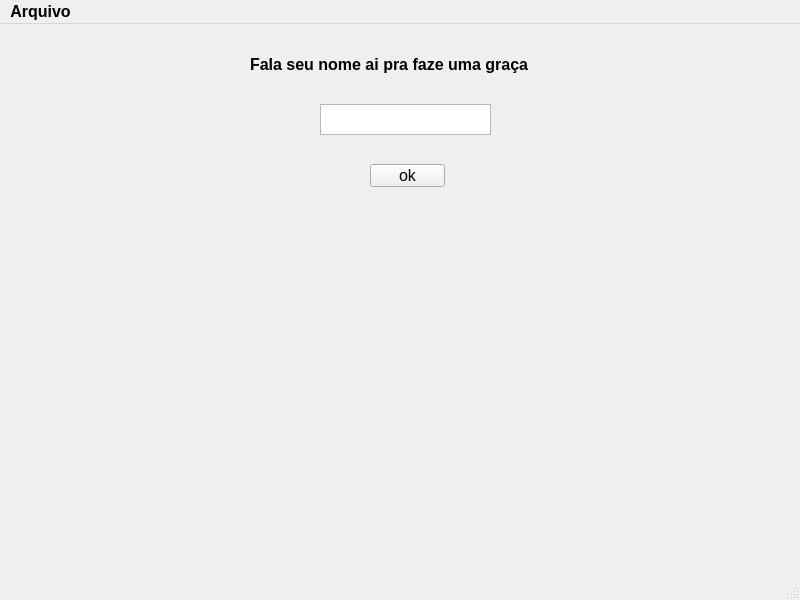
<?xml version="1.0" encoding="UTF-8"?>
<ui version="4.0">
 <class>MainWindow</class>
 <widget class="QMainWindow" name="MainWindow">
  <property name="geometry">
   <rect>
    <x>0</x>
    <y>0</y>
    <width>800</width>
    <height>600</height>
   </rect>
  </property>
  <property name="font">
   <font>
    <pointsize>12</pointsize>
    <weight>75</weight>
    <bold>true</bold>
   </font>
  </property>
  <property name="windowTitle">
   <string>MainWindow</string>
  </property>
  <widget class="QWidget" name="centralwidget">
   <widget class="QLabel" name="label">
    <property name="geometry">
     <rect>
      <x>250</x>
      <y>10</y>
      <width>301</width>
      <height>61</height>
     </rect>
    </property>
    <property name="text">
     <string>Fala seu nome ai pra faze uma graça</string>
    </property>
   </widget>
   <widget class="QTextEdit" name="textEdit">
    <property name="geometry">
     <rect>
      <x>320</x>
      <y>80</y>
      <width>171</width>
      <height>31</height>
     </rect>
    </property>
   </widget>
   <widget class="QLabel" name="label_2">
    <property name="geometry">
     <rect>
      <x>186</x>
      <y>270</y>
      <width>441</width>
      <height>31</height>
     </rect>
    </property>
    <property name="text">
     <string/>
    </property>
    <property name="alignment">
     <set>Qt::AlignCenter</set>
    </property>
    <property name="wordWrap">
     <bool>true</bool>
    </property>
   </widget>
   <widget class="QPushButton" name="pushButton">
    <property name="geometry">
     <rect>
      <x>370</x>
      <y>140</y>
      <width>75</width>
      <height>23</height>
     </rect>
    </property>
    <property name="font">
     <font>
      <weight>50</weight>
      <bold>false</bold>
     </font>
    </property>
    <property name="text">
     <string>ok</string>
    </property>
   </widget>
  </widget>
  <widget class="QMenuBar" name="menubar">
   <property name="geometry">
    <rect>
     <x>0</x>
     <y>0</y>
     <width>800</width>
     <height>27</height>
    </rect>
   </property>
   <widget class="QMenu" name="menuArquivo">
    <property name="title">
     <string>Arquivo</string>
    </property>
    <addaction name="actionNovo"/>
    <addaction name="actionAbrir"/>
    <addaction name="actionSalvar"/>
    <addaction name="actionSair"/>
   </widget>
   <addaction name="menuArquivo"/>
  </widget>
  <widget class="QStatusBar" name="statusbar"/>
  <action name="actionSalvar">
   <property name="text">
    <string>Salvar</string>
   </property>
  </action>
  <action name="actionSair">
   <property name="text">
    <string>Sair</string>
   </property>
  </action>
  <action name="actionNovo">
   <property name="text">
    <string>Novo</string>
   </property>
  </action>
  <action name="actionAbrir">
   <property name="text">
    <string>Abrir</string>
   </property>
  </action>
 </widget>
 <resources/>
 <connections/>
</ui>
